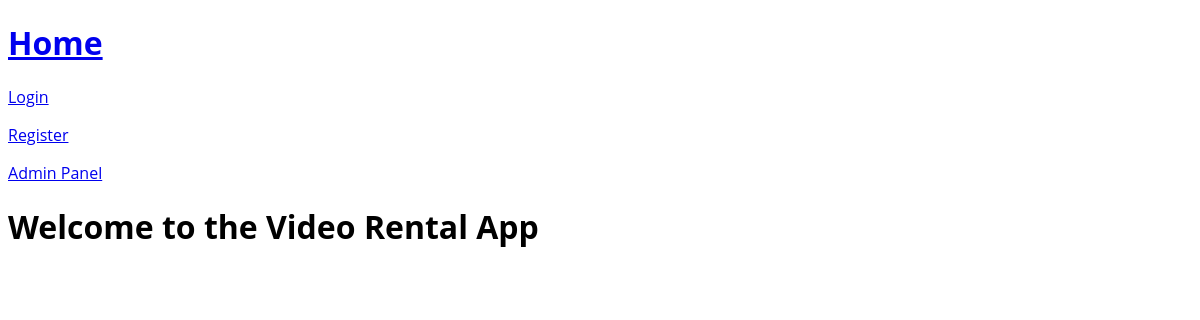
/, run on an earlier commit of the app's database.
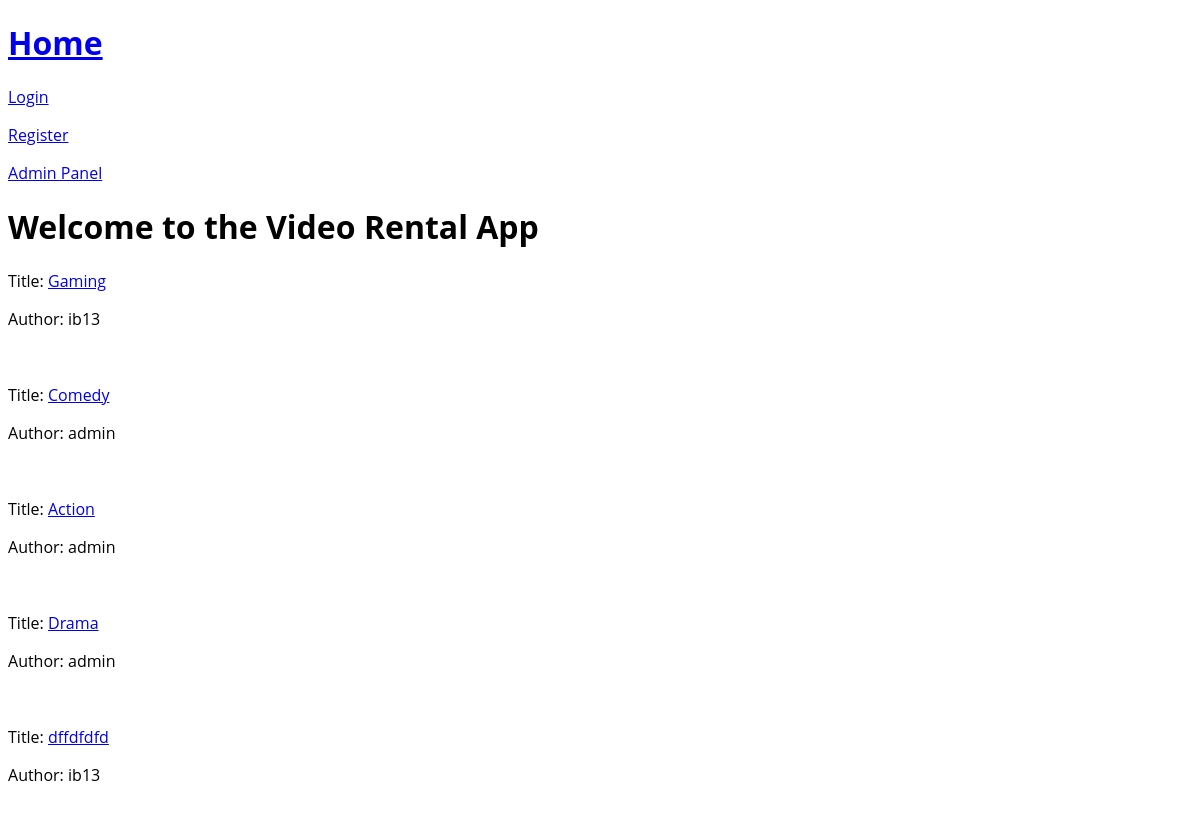
And on a later commit of the database.
### video_rental_app/models.py (models this page shows, shortened)
class Video(models.Model):
    user = models.ForeignKey(User, on_delete=models.CASCADE)
    title = models.CharField(max_length=50)
    description = models.TextField(max_length=300, blank=True)
    actual_video = models.FileField(blank=True)

### video_rental_app/views.py (the view)
# urls.py: path('', views.index, name='index'),
def index(request):
    videos = Video.objects.all()
    video_list = []
    for i in videos:
        video_list += [i.title]
        print(video_list)
    cont_dict = {
        'videos': videos,
        'video_list': video_list,
    }
    return render(request, 'video_rental_app/index.html', context=cont_dict)

### templates/video_rental_app/index.html
{% extends 'video_rental_app/base.html' %}
{% block content %}
    <h1>Welcome to the Video Rental App</h1>
    {% for i in videos %}
        <p>Title: <a href="{% url 'detail' i.id %}"> {{ i.title }} </a></p>
        <p>Author: {{ i.user.username }}</p>
        <br>
    {% endfor %}
{% endblock %}

### templates/video_rental_app/base.html (shortened to what this page needs)
<!DOCTYPE html>
{% load staticfiles %}
<html lang="en">
<head>
    <link rel="stylesheet" href="{% static 'video_rental_app/css/base.css' %}">
</head>
<body>
<a href="{% url 'index' %}"><h1>Home</h1></a>
{% if request.user.is_authenticated %}
    <p>Logged In as {{ request.user.username }}</p>
    <a href="{% url 'logout' %}"><p>Logout</p></a>
{% else %}
    <a href="{% url 'login' %}"><p>Login</p></a>
{% endif %}
<a href="{% url 'register' %}"><p>Register</p></a>
<a href="http://localhost:8000/admin/login/?next=/admin/" target="_blank"><p>Admin Panel</p></a>
{% block content %}
{% endblock %}
</body>
</html>

### static/video_rental_app/css/base.css (style rules this page uses)
* { font-family: "Open Sans", Arial, Helvetica, Sans-Serif, serif; }

What changed in the data, as far as the page shows it:
added Video: title "Gaming", user.username "ib13"
added Video: title "Comedy", user.username "admin"
added Video: title "Action", user.username "admin"
added Video: title "Drama", user.username "admin"
added Video: title "dffdfdfd", user.username "ib13"
